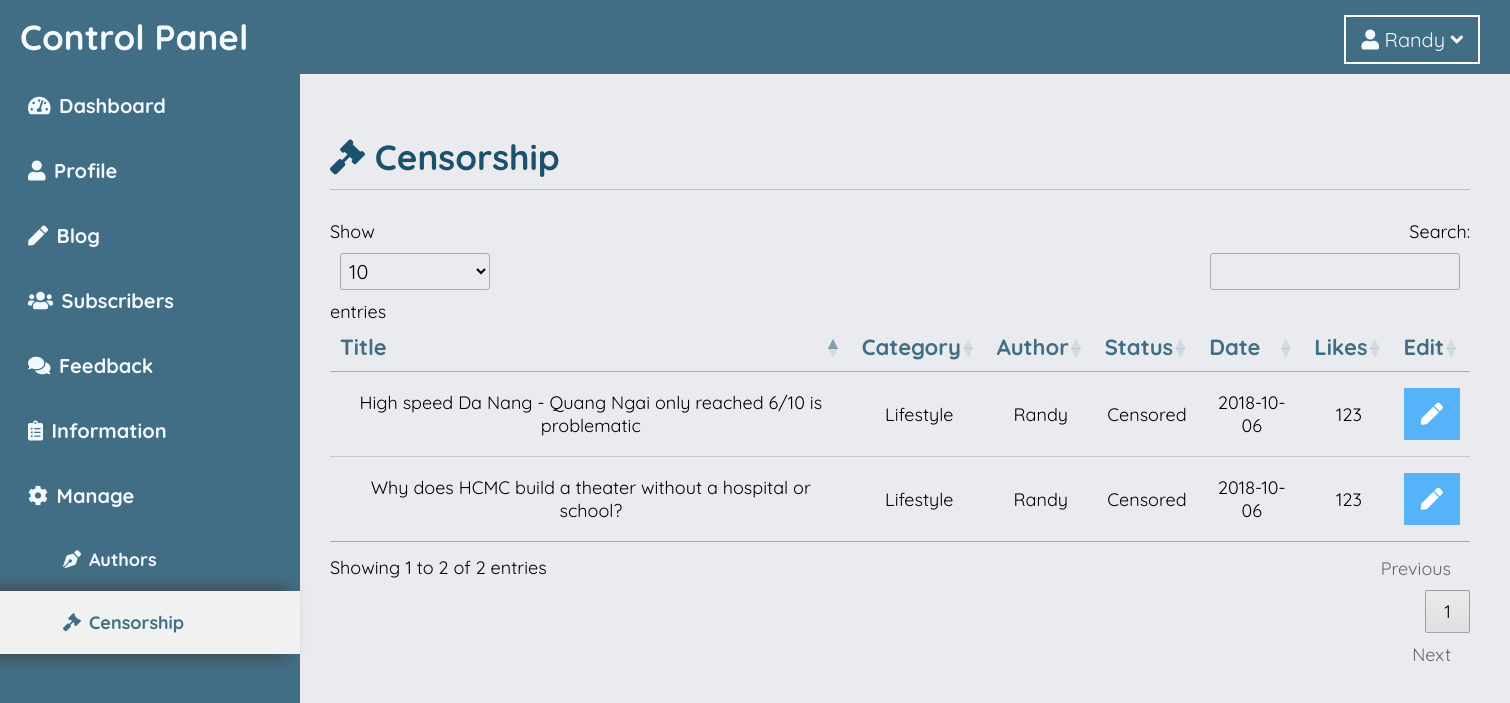
The page /admincp/Censorship (signed in) on the database its author committed.
### tables this page shows
CREATE TABLE `posts` (
  `id` int(10) UNSIGNED NOT NULL,
  `vi_title` varchar(255) DEFAULT NULL,
  `eng_title` varchar(255) DEFAULT NULL,
  `category_id` int(11) NOT NULL,
  `vi_header` varchar(500) DEFAULT NULL,
  `eng_header` varchar(500) DEFAULT NULL,
  `vi_cont` text,
  `eng_cont` text,
  `img` varchar(255) DEFAULT NULL,
  `keywords` varchar(255) DEFAULT NULL,
  `des` varchar(500) DEFAULT NULL,
  `date` date NOT NULL,
  `author_id` int(11) NOT NULL,
  `status` int(11) NOT NULL,
  `likes` int(11) NOT NULL DEFAULT '0',
  `views` int(11) NOT NULL DEFAULT '0',
  `link` varchar(255) DEFAULT NULL
);

CREATE TABLE `categories` (
  `id` int(10) UNSIGNED NOT NULL,
  `category` varchar(255) NOT NULL,
  `icon` varchar(255) NOT NULL,
  `date` date NOT NULL
);

CREATE TABLE `authors` (
  `id` int(10) UNSIGNED NOT NULL,
  `fullname` varchar(255) DEFAULT NULL,
  `penname` varchar(255) DEFAULT NULL,
  `email` varchar(255) NOT NULL,
  `password` varchar(255) DEFAULT '1',
  `birthdate` date DEFAULT NULL,
  `quote` varchar(255) DEFAULT NULL,
  `facebook` varchar(255) DEFAULT NULL,
  `about` text,
  `position` int(11) NOT NULL,
  `date` date NOT NULL,
  `avar` varchar(255) DEFAULT 'index_avatar.jpg'
);

### index.php (called while the page is built, shortened)
<?php
include $_SERVER['DOCUMENT_ROOT']."/Helper/Route.php";
include $_SERVER['DOCUMENT_ROOT']."/DB/DB_main.php";
checkRoute($_SERVER['REQUEST_URI']);
?>

### DB/DB_main.php (called while the page is built, shortened)
<?php
include "DB_query.php";
class DB extends DBQuery{
	private $__conn;
	public function __construct(){
		$this->__conn = mysqli_connect(DB_HOST, DB_USER_NAME, DB_PASSWORD, DB_NAME);
		mysqli_set_charset($this->__conn, 'UTF8');
	}
	public function get(){
		$sql = $this->SQL;
		$result = mysqli_query($this->__conn,$sql);
		$this->SQL = "";
		$data = array();
		while($temp = mysqli_fetch_assoc($result)){
			array_push($data, $temp);
		}
		return $data;
	}
}
?>

### DB/DB_query.php (called while the page is built, shortened)
<?php
class DBQuery{
	public function From($table){
		return $this;
	}
	public function Id($id){
		return $this;
	}
}
?>

### View/ad-censorship.php (the view)
<ad-header><i class="fas fa-gavel"></i> Censorship</ad-header>
<table id="cen-list" class="row-border">
	<thead>
        <tr>
        	<th>Title</th>
        	<th>Category</th>
        	<th>Author</th>
            <th>Status</th>
        	<th>Date</th>
        	<th>Likes</th>
        	<th>Edit</th>
        </tr>
    </thead>
    <tbody>
        <?php
            $posts = (new DB())->From("posts")->get();
            foreach($posts as $post){
                $cate = (new DB())->From("categories")->Id($post['category_id'])->get();
                $auth = (new DB())->From("authors")->Id($post['author_id'])->get();
                $status = $post['status'] ? "Censored":"Uncensored";
        ?>
        <tr>
            <td><?php echo $post['eng_title'] ?></td>
            <td><?php echo $cate[0]['category'] ?></td>
            <td><?php echo $auth[0]['penname'] ?></td>
            <td><?php echo $status ?></td>
            <td><?php echo $auth[0]['date'] ?></td>
            <td>123</td>
            <td><a href="/admincp/Censor-edit/<?php echo $post['id'] ?>"
                class="list-cog"><i class="fas fa-pen"></i></a></td>
        </tr>
        <?php } ?>
    </tbody>
</table>

### Helper/Route.php (shortened to what this page needs)
<?php
	$routeList = array("/");
	function checkRoute($raw){
		global $routeList;
		$routeName = splitRouteName($raw);
		for($i = 0; $i < count($routeList); $i++){
			if($routeName == $routeList[$i]){
				$para = paraRoute($raw);
				getRoute($routeName,$para);
			}
		}
	}
	function getRoute($routeName, $para){
		require "./Controller/".$routeName."CL.php";
	}
	function splitRouteName($raw){
		if($raw == "/"){
			return "home";
		}
		else{
			$routeArray = explode('/', $raw);
			return $routeArray[1];
		}
	}
	function paraRoute($raw){
		$paraArray = explode('/', $raw);
		$reverseArray = array_reverse($paraArray);
		array_pop($reverseArray);
		array_pop($reverseArray);
		$paraArray = array_reverse($reverseArray);
		return $paraArray;
	}
?>

### Public/css/index.css (style rules this page uses)
* { box-sizing: border-box; display: block; padding: 0px; margin:0px; }
html body { left: 0; right: 0; bottom: 0; top: 0; margin: 0; background: #e9ebee; font-family: "Quicksand"; }
body { margin:0px; }
a { text-decoration: none; }
table { display: table; }
thead, tbody { display: table-header-group; }
tr { display: table-row; }
th,td { display: table-cell; }
:root { --main-white: #e8e8e8a6; --main-blue: #e2f0ff; --main-black: #434343; --extra-blue: #bed5e1; --extra-black: #7b7b7b; --white:#f3faff; --bright:#57b3f9; --true:#426e85; --hard:#1c516c; }

### Public/css/admin.css (style rules this page uses)
table.dataTable { font-family: "Quicksand"; }
table.dataTable tbody th, table.dataTable tbody td { padding: 16px 10px !important; text-align: center; }
table.dataTable tbody tr { background: none !important; }
table.dataTable thead th, table.dataTable tfoot th { color: var(--true); font-size: 22px; border-bottom: 1px solid #97aeba !important; }
table.dataTable.no-footer { border-bottom: 1px solid #97aeba !important; }
ad-header { font-size: 35px; font-weight: bold; border-bottom: 1px solid #b5c6cf; padding-bottom: 10px; margin: 30px 0px; color: var(--hard); }
.list-cog { background: var(--bright); color: white; font-size: 22px; width: 100%; padding: 10px 0px; text-align: center; border: 2px solid var(--bright); }

### rows shown on the page
posts: eng_title "High speed Da Nang - Quang Ngai only reached 6/10 is problematic", category.category "Lifestyle", author.penname "Randy", status "Censored", author.date "2018-10-06"
posts: eng_title "Why does HCMC build a theater without a hospital or school?", category.category "Lifestyle", author.penname "Randy", status "Censored", author.date "2018-10-06"

### other values the page prints
$_SESSION[$name] "Randy"
